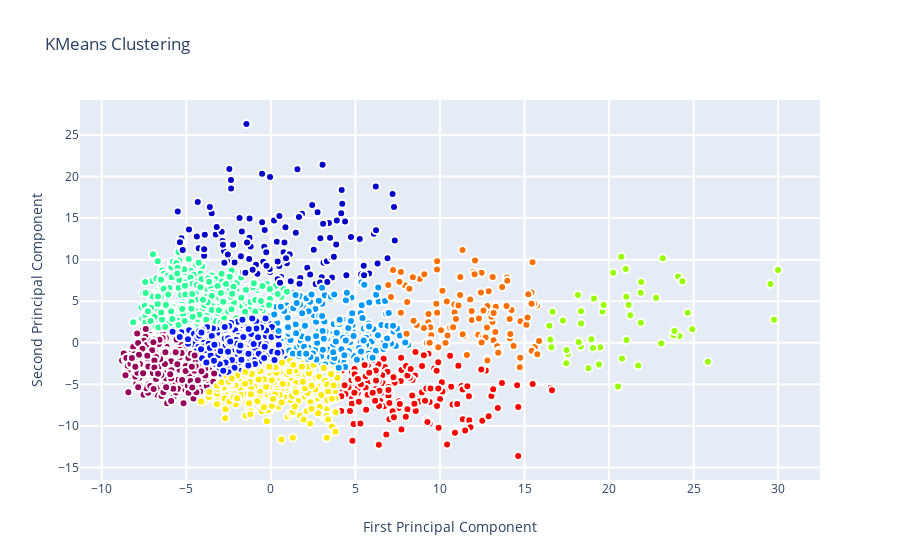

Source (notebook cell):
### Markdown cell above
# KMeans (Assume the MNIST data doesn't have labels)

### Code cell
from sklearn.cluster import KMeans
# Set a KMeans clustering with 9 components cuz there are 9 class labels
kmeans = KMeans(n_clusters=9)
# Compute cluster centers and predict cluster indices
kmeans_9 = kmeans.fit_predict(x_2)

data = [
    go.Scatter(
        x= x_2[:, 0], 
        y= x_2[:, 1], 
        mode="markers",
        showlegend=False,
        marker=dict(
            size=8,
            color = kmeans_9,
            colorscale = 'Rainbow',
            showscale=False, 
            line = dict(
                width = 2,
                color = 'rgb(255, 255, 255)'
            )))]

layout = go.Layout(
    title= 'KMeans Clustering',
    hovermode= 'closest',
    xaxis= dict(
         title= 'First Principal Component',
        ticklen= 8,
        zeroline= False,
        gridwidth= 2,
    ),
    yaxis=dict(
        title= 'Second Principal Component',
        ticklen= 8,
        gridwidth= 2,
    ),
    showlegend= True
)

fig = dict(data = data, layout = layout)
py.iplot(fig, filename="kmeans_plot")

### Figure 1 — Plotly figure (JSON) as saved in the notebook; plotly's stock layout.template omitted (floating-point values rounded to 4 significant figures; data arrays with more than 128 entries replaced by an {"elided": "..."} marker saying what was removed)
{"data": [{"showlegend": false, "y": {"elided": "2000 float values"}, "mode": "markers", "marker": {"color": {"elided": "2000 int values"}, "line": {"color": "rgb(255, 255, 255)", "width": 2}, "size": 8, "showscale": false, "colorscale": [[0, "rgb(150,0,90)"], [0.125, "rgb(0,0,200)"], [0.25, "rgb(0,25,255)"], [0.375, "rgb(0,152,255)"], [0.5, "rgb(44,255,150)"], [0.625, "rgb(151,255,0)"], [0.75, "rgb(255,234,0)"], [0.875, "rgb(255,111,0)"], [1, "rgb(255,0,0)"]]}, "x": {"elided": "2000 float values"}, "type": "scatter"}], "layout": {"showlegend": true, "yaxis": {"ticklen": 8, "gridwidth": 2, "title": {"text": "Second Principal Component"}}, "title": {"text": "KMeans Clustering"}, "xaxis": {"zeroline": false, "ticklen": 8, "gridwidth": 2, "title": {"text": "First Principal Component"}}, "hovermode": "closest"}}
